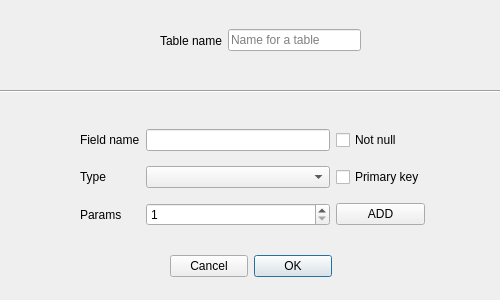
<?xml version="1.0" encoding="UTF-8"?>
<ui version="4.0">
 <class>TableCreateDialog</class>
 <widget class="QDialog" name="TableCreateDialog">
  <property name="geometry">
   <rect>
    <x>0</x>
    <y>0</y>
    <width>500</width>
    <height>300</height>
   </rect>
  </property>
  <property name="minimumSize">
   <size>
    <width>500</width>
    <height>300</height>
   </size>
  </property>
  <property name="maximumSize">
   <size>
    <width>500</width>
    <height>300</height>
   </size>
  </property>
  <property name="windowTitle">
   <string>Table Create Dialog</string>
  </property>
  <widget class="QDialogButtonBox" name="buttonBox">
   <property name="geometry">
    <rect>
     <x>170</x>
     <y>250</y>
     <width>162</width>
     <height>32</height>
    </rect>
   </property>
   <property name="layoutDirection">
    <enum>Qt::RightToLeft</enum>
   </property>
   <property name="locale">
    <locale language="Russian" country="Russia"/>
   </property>
   <property name="standardButtons">
    <set>QDialogButtonBox::Cancel|QDialogButtonBox::Ok</set>
   </property>
   <property name="centerButtons">
    <bool>false</bool>
   </property>
  </widget>
  <widget class="QWidget" name="horizontalLayoutWidget">
   <property name="geometry">
    <rect>
     <x>160</x>
     <y>10</y>
     <width>201</width>
     <height>61</height>
    </rect>
   </property>
   <layout class="QHBoxLayout" name="horizontalLayout">
    <item>
     <widget class="QLabel" name="tablename_label">
      <property name="text">
       <string>Table name</string>
      </property>
      <property name="alignment">
       <set>Qt::AlignCenter</set>
      </property>
     </widget>
    </item>
    <item>
     <widget class="QLineEdit" name="tablename_lineEdit">
      <property name="text">
       <string/>
      </property>
      <property name="echoMode">
       <enum>QLineEdit::Normal</enum>
      </property>
      <property name="alignment">
       <set>Qt::AlignLeading|Qt::AlignLeft|Qt::AlignVCenter</set>
      </property>
      <property name="dragEnabled">
       <bool>false</bool>
      </property>
      <property name="placeholderText">
       <string>Name for a table</string>
      </property>
     </widget>
    </item>
   </layout>
  </widget>
  <widget class="QWidget" name="gridLayoutWidget">
   <property name="geometry">
    <rect>
     <x>80</x>
     <y>120</y>
     <width>345</width>
     <height>118</height>
    </rect>
   </property>
   <layout class="QGridLayout" name="gridLayout">
    <item row="2" column="0">
     <widget class="QLabel" name="params_label">
      <property name="text">
       <string>Params</string>
      </property>
      <property name="alignment">
       <set>Qt::AlignLeading|Qt::AlignLeft|Qt::AlignVCenter</set>
      </property>
     </widget>
    </item>
    <item row="1" column="0">
     <widget class="QLabel" name="type_label">
      <property name="text">
       <string>Type</string>
      </property>
      <property name="alignment">
       <set>Qt::AlignLeading|Qt::AlignLeft|Qt::AlignVCenter</set>
      </property>
     </widget>
    </item>
    <item row="1" column="1">
     <widget class="QComboBox" name="type_comboBox">
      <property name="minimumSize">
       <size>
        <width>150</width>
        <height>0</height>
       </size>
      </property>
      <property name="currentText">
       <string/>
      </property>
      <property name="currentIndex">
       <number>-1</number>
      </property>
      <item>
       <property name="text">
        <string>INT</string>
       </property>
      </item>
      <item>
       <property name="text">
        <string>BIGSERIAL</string>
       </property>
      </item>
      <item>
       <property name="text">
        <string>DATE</string>
       </property>
      </item>
      <item>
       <property name="text">
        <string>VARCHAR</string>
       </property>
      </item>
      <item>
       <property name="text">
        <string>BOOLEAN</string>
       </property>
      </item>
      <item>
       <property name="text">
        <string>NUMERIC</string>
       </property>
      </item>
     </widget>
    </item>
    <item row="0" column="1">
     <widget class="QLineEdit" name="fieldname_lineEdit"/>
    </item>
    <item row="0" column="0">
     <widget class="QLabel" name="fieldname_label">
      <property name="text">
       <string>Field name</string>
      </property>
      <property name="alignment">
       <set>Qt::AlignLeading|Qt::AlignLeft|Qt::AlignVCenter</set>
      </property>
     </widget>
    </item>
    <item row="1" column="2">
     <widget class="QCheckBox" name="primarykey_checkBox">
      <property name="text">
       <string>Primary key</string>
      </property>
     </widget>
    </item>
    <item row="0" column="2">
     <widget class="QCheckBox" name="notnull_checkBox">
      <property name="text">
       <string>Not null</string>
      </property>
      <property name="checkable">
       <bool>true</bool>
      </property>
      <property name="checked">
       <bool>false</bool>
      </property>
     </widget>
    </item>
    <item row="2" column="1">
     <widget class="QDoubleSpinBox" name="vn_spinBox">
      <property name="decimals">
       <number>0</number>
      </property>
      <property name="minimum">
       <double>1.000000000000000</double>
      </property>
     </widget>
    </item>
    <item row="2" column="2">
     <widget class="QPushButton" name="add_pushButton">
      <property name="text">
       <string>ADD</string>
      </property>
     </widget>
    </item>
   </layout>
  </widget>
  <widget class="Line" name="line">
   <property name="geometry">
    <rect>
     <x>0</x>
     <y>90</y>
     <width>500</width>
     <height>3</height>
    </rect>
   </property>
   <property name="orientation">
    <enum>Qt::Horizontal</enum>
   </property>
  </widget>
 </widget>
 <resources/>
 <connections/>
</ui>
